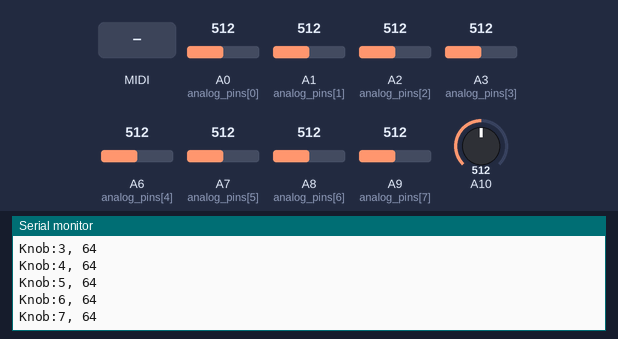
Bench run of a sketch on a simulated Arduino Leonardo, built with avr-gcc and run on an emulated ATmega32U4. Shown: the last lines printed to the serial monitor. The test bench sets the inputs (shaded band); at power-on: A0 (analog_pins[0]) = 512, A1 (analog_pins[1]) = 512, A2 (analog_pins[2]) = 512, A6 (analog_pins[4]) = 512, A3 (analog_pins[3]) = 512, A7 (analog_pins[5]) = 512, A8 (analog_pins[6]) = 512, A9 (analog_pins[7]) = 512, A10 = 512. MIDI output is not drawn.

Above: at 1.2 s.
1.3 s: MIDI note 36 received
At 2.5 s:
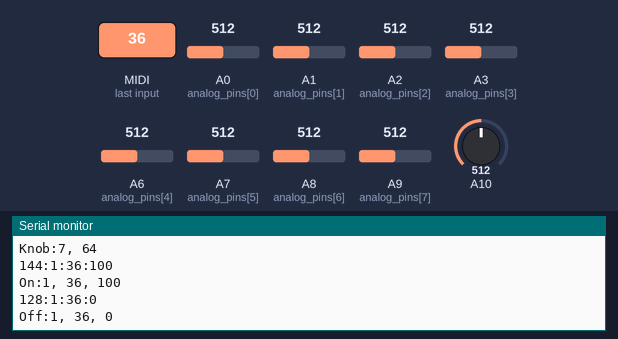
2.8 s: A0 (analog_pins[0]) set to 716
At 3.5 s:
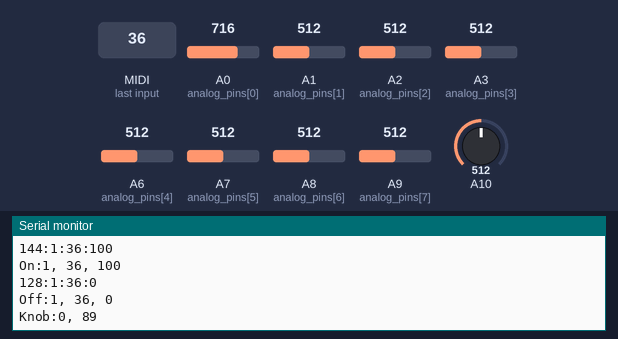
4.3 s: A1 (analog_pins[1]) set to 716
At 4.6 s:
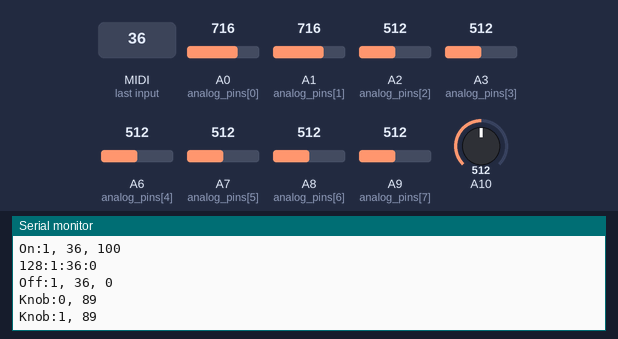
5.8 s: A2 (analog_pins[2]) set to 716
At 7.0 s:
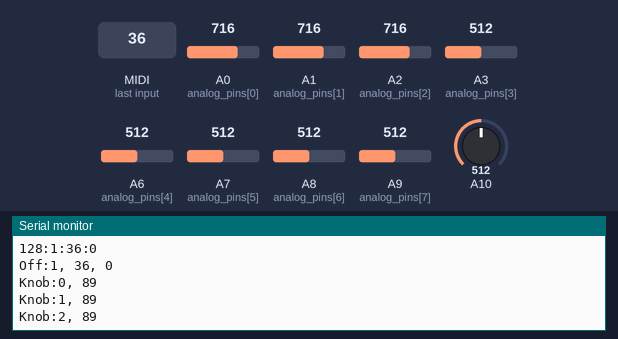
7.3 s: A6 (analog_pins[4]) set to 716
At 8.1 s:
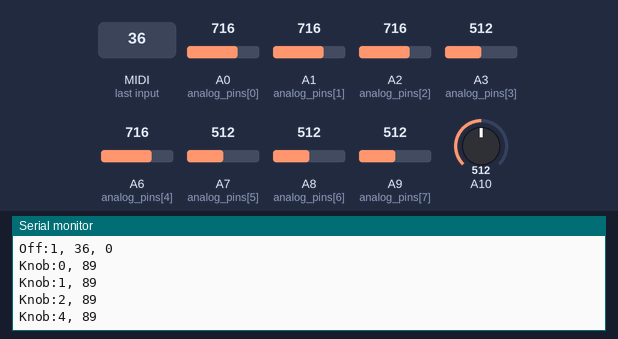
8.8 s: A3 (analog_pins[3]) set to 716
At 9.2 s:
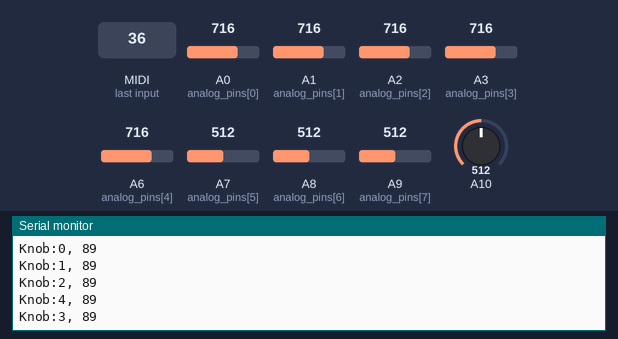
Timing chart, 0 to 11.3 s (numbered marks = the images above; inputs shaded):
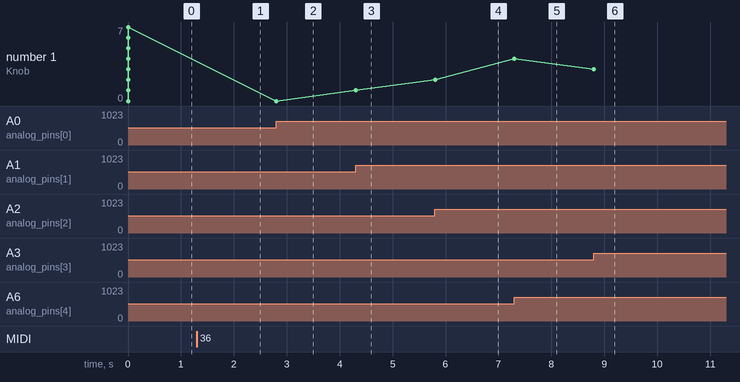

Measured:
- after the input at 1.3 s, the serial monitor: prints a new line at once (image 1)
- after the input at 2.8 s, the serial monitor: prints a new line at once (image 2)
- after the input at 4.3 s, the serial monitor: prints a new line at once (image 3)
- after the input at 5.8 s, the serial monitor: prints a new line at once (image 4)
- after the input at 7.3 s, the serial monitor: prints a new line at once (image 5)
- after the input at 8.8 s, the serial monitor: prints a new line at once (image 6)
- plotted number 1: 1 → 2 after the input at 5.8 s, 2 → 4 after the input at 7.3 s, 4 → 3 after the input at 8.8 s

The sketch:

MIDIuino.ino
```cpp
#include <MIDI.h>
#include <MIDIUSB.h>

MIDI_CREATE_INSTANCE(HardwareSerial, Serial1, MIDI);

void noteOn(byte channel, byte pitch, byte velocity) {
  Serial.print("On:");
  Serial.print(channel);
  Serial.print(", ");
  Serial.print(pitch);
  Serial.print(", ");
  Serial.println(velocity);

  midiEventPacket_t noteOn = {0x09, 0x90 | (channel - 1), pitch, velocity};
  MidiUSB.sendMIDI(noteOn);
}

void noteOff(byte channel, byte pitch, byte velocity) {
  Serial.print("Off:");
  Serial.print(channel);
  Serial.print(", ");
  Serial.print(pitch);
  Serial.print(", ");
  Serial.println(velocity);

  midiEventPacket_t noteOff = {0x08, 0x80 | (channel - 1), pitch, velocity};
  MidiUSB.sendMIDI(noteOff);
}

void controlChange(byte channel, byte control, byte value) {
  midiEventPacket_t event = {0x0B, 0xB0 | (channel - 1), control, value};
  MidiUSB.sendMIDI(event);
}


void setup(){
    MIDI.begin(MIDI_CHANNEL_OMNI);
    Serial.begin(9600);
}

static const uint8_t analog_pins[] = {A0,A1,A2,A3,A6,A7,A8,A9};
int pot_lastVal[8] = {0,0,0,0,0,0,0,0};
static const int CC[8] = {20,21,22,23,24,25,26,27};
uint8_t newAnalogValue;

void loop()
{
  if (MIDI.read())                // Is there a MIDI message incoming ?
  {
    /*
    Serial.println("Packet:");
    Serial.println(MIDI.getType());
    Serial.println(MIDI.getData1());
    Serial.println(MIDI.getData2());
    */
    byte type = MIDI.getType();
    byte channel = MIDI.getChannel();
    byte data1 = MIDI.getData1();
    byte data2 = MIDI.getData2();


    Serial.print(type);
    Serial.print(":");
    Serial.print(channel);
    Serial.print(":");
    Serial.print(data1);
    Serial.print(":");
    Serial.println(data2);


    /*
    254 - clock signal

    144 - key down
    128 - key up

    250 - start
    251 - guide
    252 - back
    192
    */

    if(type == 144){
      noteOn(channel, data1, data2);
      MidiUSB.flush();
    }else if(type == 128){
      noteOff(channel, data1, data2);
      MidiUSB.flush();
    }else if(type == 254){

    }else{
      controlChange(channel, data1, data2);
      MidiUSB.flush();
    }

  }

  int val_clear = analogRead(A10);

  for (int i = 0; i < 8; ++i) {
    int val_temp_a = analogRead(analog_pins[i]);
    int val_temp_b = analogRead(analog_pins[i]);

    if(abs(val_temp_a - val_temp_b) < 20 && abs(val_temp_a - pot_lastVal[i]) > 30){
      newAnalogValue = val_temp_a >> 3;

      Serial.print("Knob:");
      Serial.print(i);
      Serial.print(", ");
      Serial.println(newAnalogValue);

      controlChange(1, CC[i], newAnalogValue);
      pot_lastVal[i] = val_temp_a;
    }
  }
  MidiUSB.flush();

}
```
